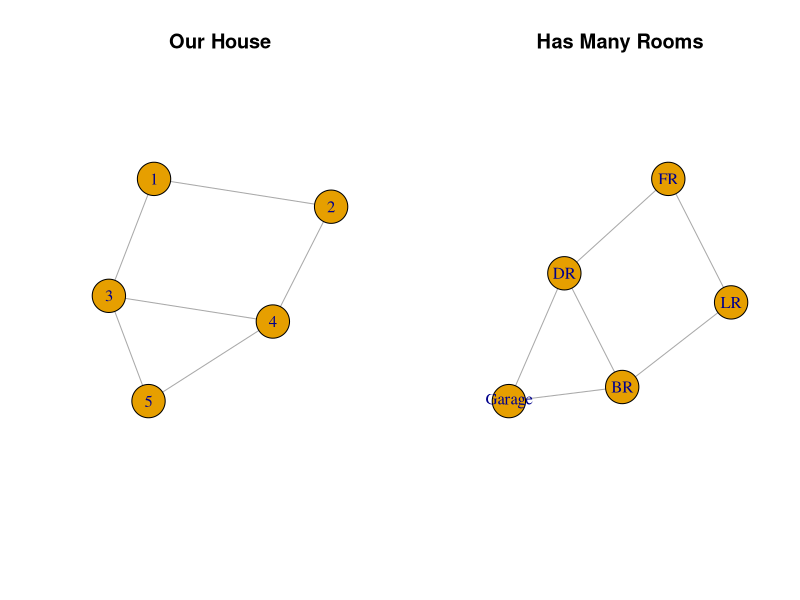
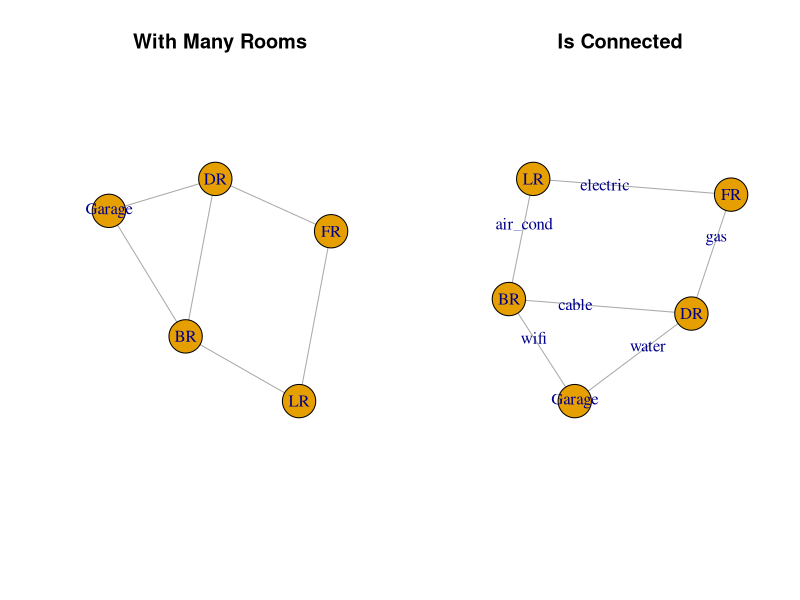

The R source for these figures, in order:
## ---- chunk 1
x <- c("igraph", "tibble", "stringr", "kableExtra", "RColorBrewer", "viridis")
lapply(x, require, character.only = T, quietly = T)
## ---- chunk 2
g1 <- make_graph("house")
#data structure - full
g1[]
#data structure - row
g1[1, ]
#data structure - col
g1[, 2]
par(mfrow = c(1, 2))
#plot graph object
plot(g1,
     vertex.size = 30,
     vertex.color = 1, #default
     main = "Our House"
     )
#Name the rooms
#vertex_attr(graph, name, index = V(graph)) <- value
vertex_attr(g1, name = "rooms") <- c("LR", "FR", "BR", "DR", "Garage")
plot(g1,
     vertex.size = 30,
     vertex.color = 1,
     vertex.label = V(g1)$rooms,
     main = "Has Many Rooms"
     )
## ---- chunk 3

# "E" is for edges
E(g1)

edge_attr(g1, name = "services") <- c("electric", "air_cond", "gas", "cable", "wifi", "water")
par(mfrow = c(1, 2))
plot(g1,
     vertex.size = 30,
     vertex.color = 1,
     vertex.label = V(g1)$rooms,
     main = "With Many Rooms"
     )
plot(g1, 
     vertex.size = 30,
     vertex.color = 1,
     vertex.label = V(g1)$rooms,
     edge.label = E(g1)$services,
     main = "Is Connected"
     )

## ---- chunk 4

## ---- chunk 5
# "V" is for vertices
V(g1)
## ---- chunk 6
V(g1)$letter <- letters[1:length(V(g1))]
#query attibutes
vertex_attr(g1)
